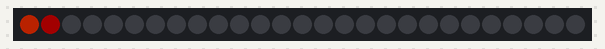
Bench run of a sketch on a simulated Arduino Uno, built with avr-gcc and run on an emulated ATmega328P. Parts: 27 RGB LEDs in strip order, left to right. Dim RGB values are drawn brighter than linear; the strip is taken to match the declared colour order.

Above: at 0.01 s.
At 0.74 s:
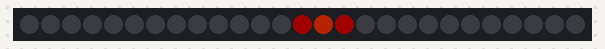
At 1.57 s:
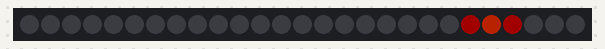
At 2.51 s:
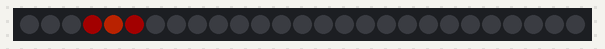
At 3.14 s:
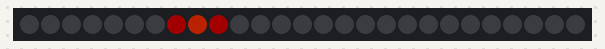

The sketch:

Neopixel_Larson_Scanner.ino
```cpp
#include <Adafruit_NeoPixel.h>

// Code from https://learn.adafruit.com/larson-scanner-shades/software

#define N_LEDS 27
#define PIN     3

Adafruit_NeoPixel strip = Adafruit_NeoPixel(N_LEDS, PIN, NEO_RGB + NEO_KHZ400);

void setup() {
  strip.begin();
  strip.setBrightness(70); //adjust brightness here
}

int pos = 0, dir = 1; // Position, direction of "eye"

void loop() {
  int j;

  // Draw 5 pixels centered on pos.  setPixelColor() will clip any
  // pixels off the ends of the strip, we don't need to watch for that.
  //strip.setPixelColor(pos - 2, 0x100000); // Dark red
  strip.setPixelColor(pos - 1, 0x800000); // Medium red
  strip.setPixelColor(pos    , 0xFF3000); // Center pixel is brightest
  strip.setPixelColor(pos + 1, 0x800000); // Medium red
  //strip.setPixelColor(pos + 2, 0x100000); // Dark red

  strip.show();
  delay(50);

  // Rather than being sneaky and erasing just the tail pixel,
  // it's easier to erase it all and draw a new one next time.
  for(j=-2; j<= 2; j++) strip.setPixelColor(pos+j, 0);

  // Bounce off ends of strip
  pos += dir;
  if(pos < 0) {
    pos = 1;
    dir = -dir;
  } else if(pos >= strip.numPixels()) {
    pos = strip.numPixels() - 2;
    dir = -dir;
  }
}
```

Measured:
- by itself, everything shown: repeats every 2.7 s, in 52 steps
